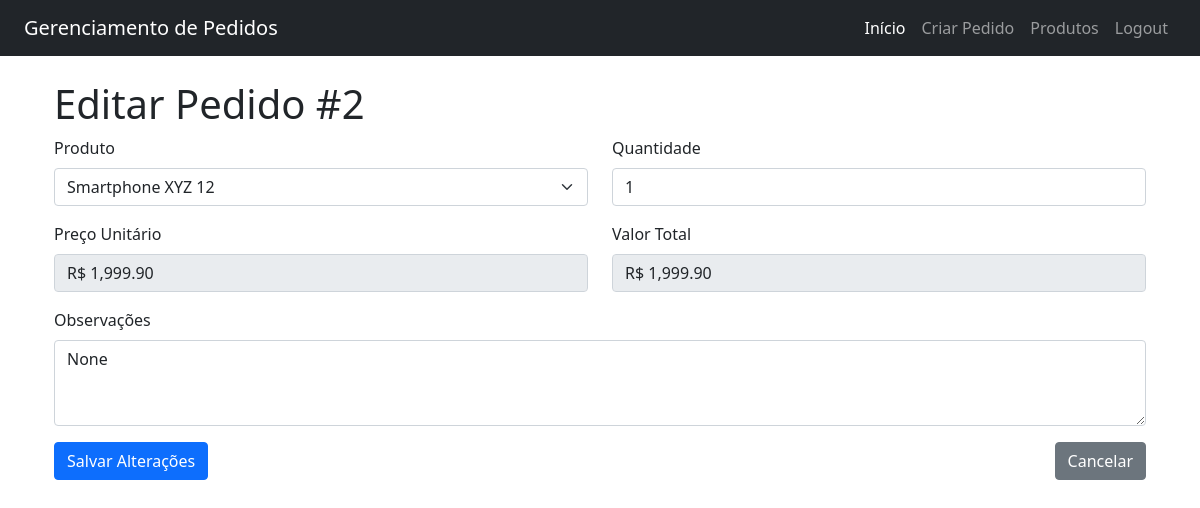
Screenshot of /editar_pedido/2 (signed in) with the database file from the repository.
### app.py (models this page shows)
class Pedido(db.Model):
    __tablename__ = "pedidos"
    PedidoID = db.Column(db.Integer, primary_key=True)
    StatusPedido = db.Column(db.String(20))
    DataPedido = db.Column(db.DateTime)
    Observacao = db.Column(db.Text)
    ValorCompra = db.Column(db.Numeric(10, 2))
    cliente_id = db.Column(db.Integer, db.ForeignKey("clientes.ClienteID"))
    cliente = db.relationship("Cliente", back_populates="pedidos")
    itens_do_pedido = db.relationship("ItemPedido", back_populates="pedido")

class ItemPedido(db.Model):
    __tablename__ = "itens_pedido"
    ItemID = db.Column(db.Integer, primary_key=True)
    PedidoID = db.Column(db.Integer, db.ForeignKey("pedidos.PedidoID"))
    ProdutoID = db.Column(db.Integer, db.ForeignKey("produtos.ProdutoID"))
    Quantidade = db.Column(db.Integer)
    PrecoUnitario = db.Column(db.Float)
    pedido = db.relationship("Pedido", back_populates="itens_do_pedido")
    produto = db.relationship("Produto", back_populates="itens")

class Produto(db.Model):
    __tablename__ = "produtos"
    ProdutoID = db.Column(db.Integer, primary_key=True)
    Nome = db.Column(db.String(100), nullable=False)
    Descricao = db.Column(db.String(200))
    Preco = db.Column(db.Float, nullable=False)
    itens = db.relationship("ItemPedido", back_populates="produto")

### app.py (the view, shortened to what this page needs)
@app.route("/editar_pedido/<int:pedido_id>", methods=["GET", "POST"])
def editar_pedido(pedido_id):
    pedido = Pedido.query.get(pedido_id)
    if not pedido:
        flash("Pedido não encontrado.", "danger")
        return redirect(url_for("index"))
    item_pedido = pedido.itens_do_pedido[0]
    produto_atual = Produto.query.get(item_pedido.ProdutoID)
    usuario_especifico = session.get("cliente_id") == 1
    produtos = Produto.query.all()
    return render_template(
        "editar_pedido.html",
        pedido=pedido,
        produtos=produtos,
        usuario_especifico=usuario_especifico,
    )

### templates/editar_pedido.html (shortened to what this page needs)
{% extends 'base.html' %}
{% block conteudo %}
<div class="container mt-4">
    <h1>Editar Pedido #{{ pedido.PedidoID }}</h1>
    <form method="POST" action="{{ url_for('editar_pedido', pedido_id=pedido.PedidoID) }}" class="needs-validation" novalidate>
        <div class="row">
            <div class="col-md-6 mb-3">
                <label for="produto_id" class="form-label">Produto</label>
                <select name="produto_id" id="produto_id" class="form-select" required>
                    {% for produto in produtos %}
                    <option value="{{ produto.ProdutoID }}"
                            {% if produto.ProdutoID == pedido.itens_do_pedido[0].ProdutoID %}
                                selected
                            {% endif %}>
                        {{ produto.Nome }}
                    </option>
                    {% endfor %}
                </select>
            </div>
            <div class="col-md-6 mb-3">
                <label for="quantidade" class="form-label">Quantidade</label>
                <input type="number" name="quantidade" id="quantidade" class="form-control" min="1" value="{{ pedido.itens_do_pedido[0].Quantidade }}" required>
            </div>
            <div class="col-md-6 mb-3">
                <label for="preco_unitario" class="form-label">Preço Unitário</label>
                <input type="text" class="form-control" value="R$ {{ '{:,.2f}'.format(pedido.itens_do_pedido[0].PrecoUnitario) }}" disabled>
            </div>
            <div class="col-md-6 mb-3">
                <label for="valor_total" class="form-label">Valor Total</label>
                <input type="text" class="form-control" id="valor_total" value="R$ {{ '{:,.2f}'.format(pedido.ValorCompra) }}" disabled>
            </div>
            <div class="col-md-12 mb-3">
                <label for="observacao" class="form-label">Observações</label>
                <textarea name="observacao" id="observacao" class="form-control" rows="3">{{ pedido.Observacao }}</textarea>
            </div>
        </div>
        <div class="d-flex justify-content-between">
            <button type="submit" class="btn btn-primary">Salvar Alterações</button>
            <a href="{{ url_for('index') }}" class="btn btn-secondary">Cancelar</a>
        </div>
    </form>
</div>
{% endblock conteudo %}

### rows the page displays
Pedido: PedidoID "2", ValorCompra "R$ 1,999.90", observacao "None"
ItemPedido: produto_id "Smartphone XYZ 12", quantidade "1", PrecoUnitario "R$ 1,999.90"
